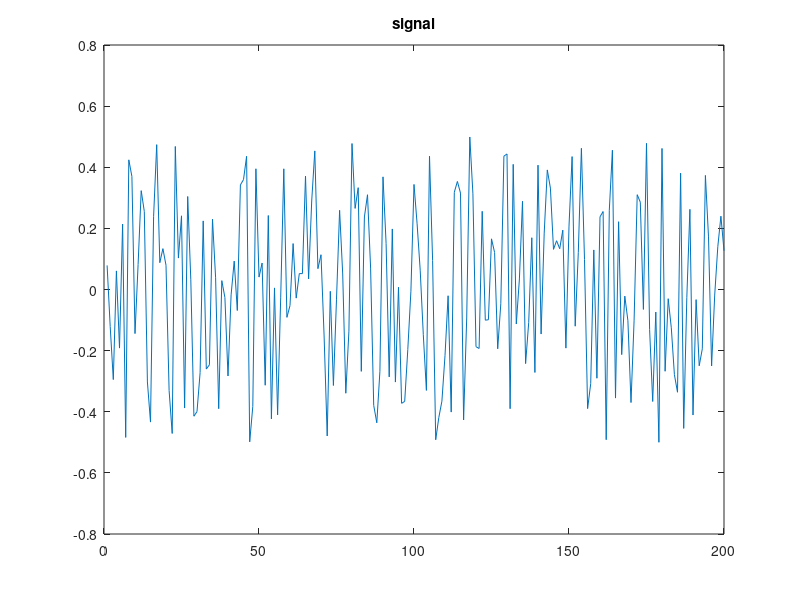
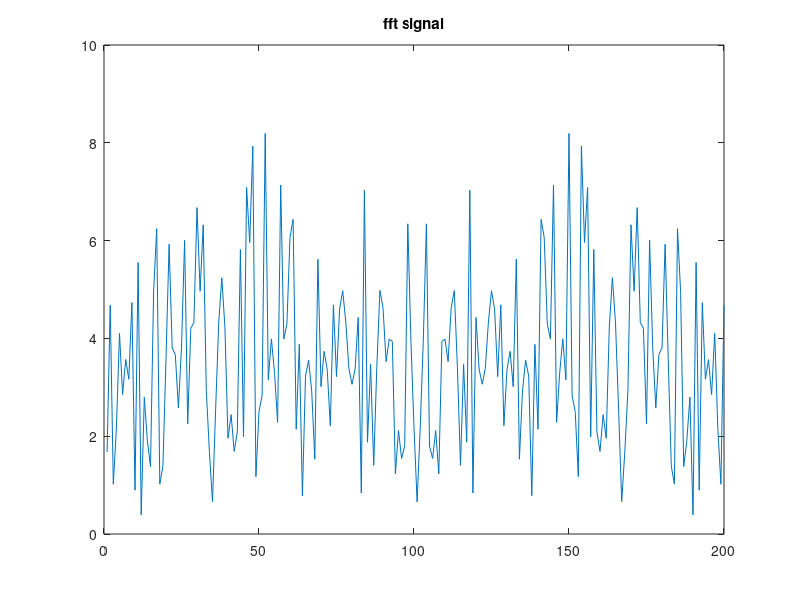
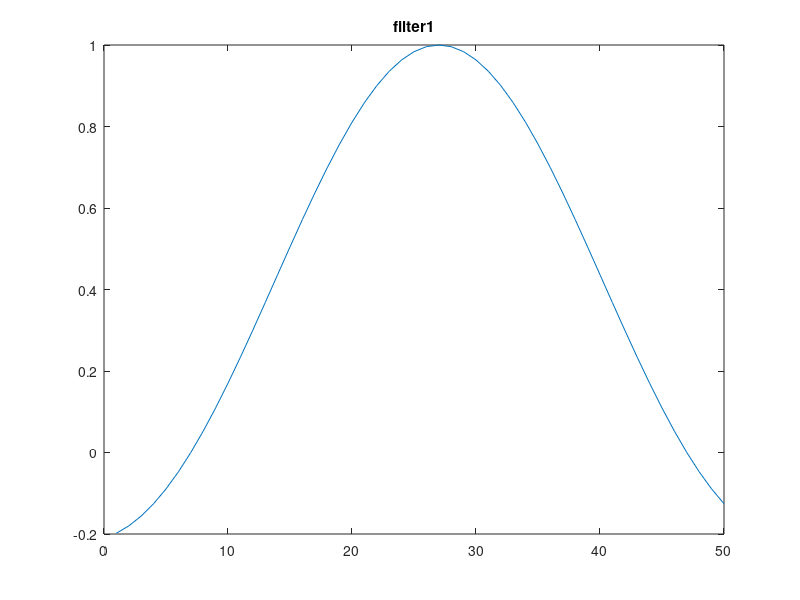
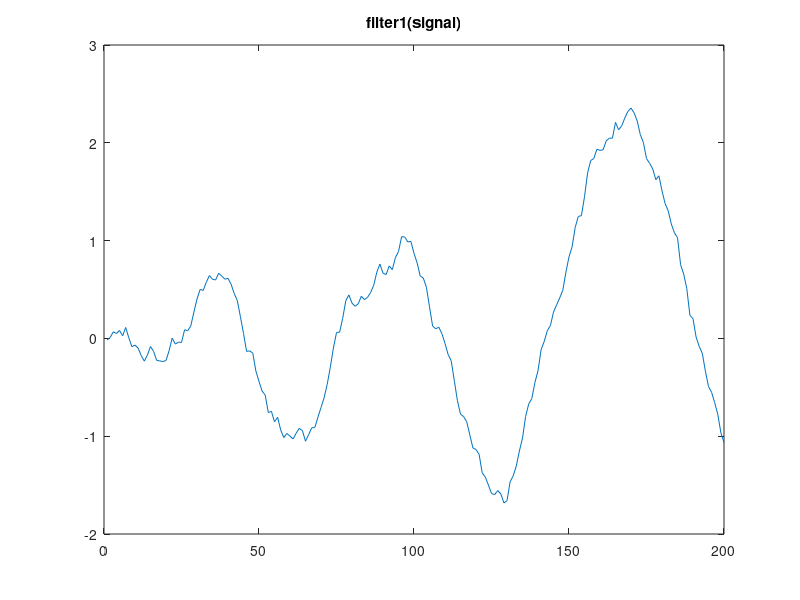

Source code (MATLAB) for these figures, in order:
D = 5;
f0 = 10;
fm = 2*f0;    % nyquist reestriction
t = (-D:1/fm:D-1/fm);
x = rand(size(t))-0.5;%cos(2*2*pi*t);
h = sinc(t(3*numel(t)/8:5*numel(t)/8-1));
x_p1 = filter(h,1,x);

figure(1);plot(x);title('signal');
figure(2);plot(abs(fftshift(fft(fftshift(x)))));title('fft signal');
figure(3);plot(h);title('filter1');
figure(4);plot(x_p1);title('filter1(signal)');
figure(5);plot(abs(fftshift(fft(fftshift(x_p1)))));title('fft(filter1(signal))');

ns = numel(t);
ns = ns/4;
f = -fm/2:fm/ns:fm/2-fm/ns;
h1 = ifftshift(diric(f/fm,2*ns));
x_p2 = filter(h1,1,x);

figure(6);plot(h1);title('filter2');
figure(7);plot(x_p2);title('filter2(signal))');
figure(8);plot(abs(fftshift(fft(fftshift(x_p2)))));title('fft(filter2(signal))');
